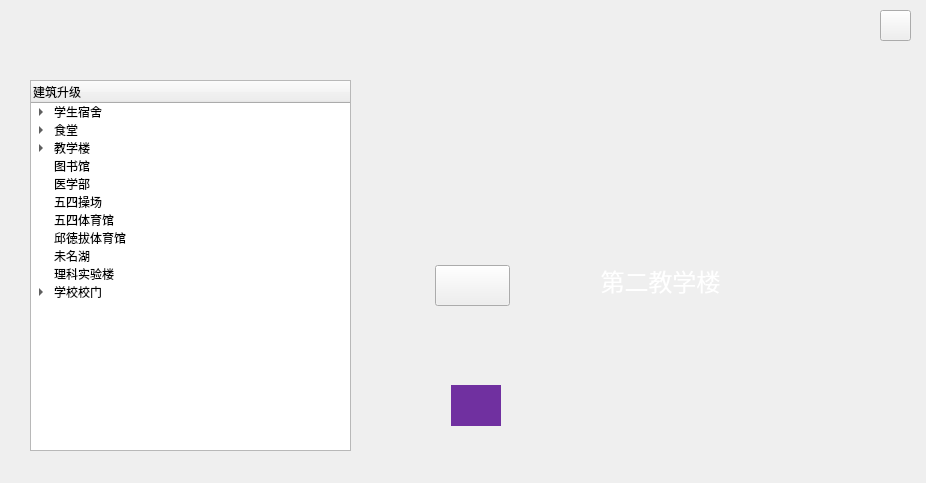
<?xml version="1.0" encoding="UTF-8"?>
<ui version="4.0">
 <class>buildings</class>
 <widget class="QWidget" name="buildings">
  <property name="geometry">
   <rect>
    <x>0</x>
    <y>0</y>
    <width>926</width>
    <height>483</height>
   </rect>
  </property>
  <property name="windowTitle">
   <string>Form</string>
  </property>
  <property name="styleSheet">
   <string notr="true">#buildings{
	border-image: url(:/new/pics/resouce/buildings/building_page.png);
}
#cover{
	background-color: rgb(31, 78, 121);
}
#pushButton{
    border-image:url(:/new/pics/resouce/exit_.png)
}
#pushButton:hover{
	border-image: url(:/new/pics/resouce/exit__click.png);
}
#picture{
	border-image: url(:/new/pics/resouce/buildings/image/southeastgate.png);
}
#level{
	background-color: rgb(112, 48, 160);
}
#l3{
	border-image: url(:/new/pics/resouce/buildings/level_3.png);
}
#l2{
	border-image: url(:/new/pics/resouce/buildings/level_2.png);
}
#back_img{
	border-image: url(:/new/pics/resouce/buildings/building_page.png);
}</string>
  </property>
  <widget class="QTreeWidget" name="treeWidget">
   <property name="geometry">
    <rect>
     <x>30</x>
     <y>80</y>
     <width>321</width>
     <height>371</height>
    </rect>
   </property>
   <property name="styleSheet">
    <string notr="true">#treeWidget{
}</string>
   </property>
   <column>
    <property name="text">
     <string>建筑升级</string>
    </property>
    <property name="background">
     <color>
      <red>31</red>
      <green>78</green>
      <blue>121</blue>
     </color>
    </property>
   </column>
   <item>
    <property name="text">
     <string>学生宿舍</string>
    </property>
    <item>
     <property name="text">
      <string>1号宿舍楼</string>
     </property>
    </item>
    <item>
     <property name="text">
      <string>2号宿舍楼</string>
     </property>
    </item>
    <item>
     <property name="text">
      <string>3号宿舍楼</string>
     </property>
    </item>
    <item>
     <property name="text">
      <string>4号宿舍楼</string>
     </property>
    </item>
    <item>
     <property name="text">
      <string>5号宿舍楼</string>
     </property>
    </item>
    <item>
     <property name="text">
      <string>6号宿舍楼</string>
     </property>
    </item>
    <item>
     <property name="text">
      <string>7号宿舍楼</string>
     </property>
    </item>
    <item>
     <property name="text">
      <string>8号宿舍楼</string>
     </property>
    </item>
    <item>
     <property name="text">
      <string>9号宿舍楼</string>
     </property>
    </item>
    <item>
     <property name="text">
      <string>10号宿舍楼</string>
     </property>
    </item>
    <item>
     <property name="text">
      <string>11号宿舍楼</string>
     </property>
    </item>
    <item>
     <property name="text">
      <string>12号宿舍楼</string>
     </property>
    </item>
    <item>
     <property name="text">
      <string>13号宿舍楼</string>
     </property>
    </item>
    <item>
     <property name="text">
      <string>14号宿舍楼</string>
     </property>
    </item>
    <item>
     <property name="text">
      <string>15号宿舍楼</string>
     </property>
    </item>
    <item>
     <property name="text">
      <string>16号宿舍楼</string>
     </property>
    </item>
    <item>
     <property name="text">
      <string>17号宿舍楼</string>
     </property>
    </item>
    <item>
     <property name="text">
      <string>18号宿舍楼</string>
     </property>
    </item>
    <item>
     <property name="text">
      <string>19号宿舍楼</string>
     </property>
    </item>
    <item>
     <property name="text">
      <string>20号宿舍楼</string>
     </property>
    </item>
    <item>
     <property name="text">
      <string>21号宿舍楼</string>
     </property>
    </item>
    <item>
     <property name="text">
      <string>22号宿舍楼</string>
     </property>
    </item>
    <item>
     <property name="text">
      <string>23号宿舍楼</string>
     </property>
    </item>
    <item>
     <property name="text">
      <string>24号宿舍楼</string>
     </property>
    </item>
    <item>
     <property name="text">
      <string>25号宿舍楼</string>
     </property>
    </item>
    <item>
     <property name="text">
      <string>26号宿舍楼</string>
     </property>
    </item>
    <item>
     <property name="text">
      <string>27号宿舍楼</string>
     </property>
    </item>
    <item>
     <property name="text">
      <string>28号宿舍楼</string>
     </property>
    </item>
    <item>
     <property name="text">
      <string>29号宿舍楼</string>
     </property>
    </item>
    <item>
     <property name="text">
      <string>30号宿舍楼</string>
     </property>
    </item>
    <item>
     <property name="text">
      <string>31号宿舍楼</string>
     </property>
    </item>
    <item>
     <property name="text">
      <string>32号宿舍楼</string>
     </property>
    </item>
    <item>
     <property name="text">
      <string>33号宿舍楼</string>
     </property>
    </item>
    <item>
     <property name="text">
      <string>34号宿舍楼</string>
     </property>
    </item>
    <item>
     <property name="text">
      <string>35号宿舍楼</string>
     </property>
    </item>
    <item>
     <property name="text">
      <string>36号宿舍楼</string>
     </property>
    </item>
    <item>
     <property name="text">
      <string>37号宿舍楼</string>
     </property>
    </item>
    <item>
     <property name="text">
      <string>38号宿舍楼</string>
     </property>
    </item>
    <item>
     <property name="text">
      <string>39号宿舍楼</string>
     </property>
    </item>
    <item>
     <property name="text">
      <string>40号宿舍楼</string>
     </property>
    </item>
    <item>
     <property name="text">
      <string>41号宿舍楼</string>
     </property>
    </item>
    <item>
     <property name="text">
      <string>42号宿舍楼</string>
     </property>
    </item>
    <item>
     <property name="text">
      <string>43号宿舍楼</string>
     </property>
    </item>
    <item>
     <property name="text">
      <string>44号宿舍楼</string>
     </property>
    </item>
    <item>
     <property name="text">
      <string>45号宿舍楼</string>
     </property>
    </item>
   </item>
   <item>
    <property name="text">
     <string>食堂</string>
    </property>
    <item>
     <property name="text">
      <string>农园食堂</string>
     </property>
    </item>
    <item>
     <property name="text">
      <string>艺院食堂</string>
     </property>
    </item>
    <item>
     <property name="text">
      <string>家园食堂</string>
     </property>
    </item>
    <item>
     <property name="text">
      <string>勺园食堂</string>
     </property>
    </item>
    <item>
     <property name="text">
      <string>学一食堂</string>
     </property>
    </item>
    <item>
     <property name="text">
      <string>学五食堂</string>
     </property>
    </item>
   </item>
   <item>
    <property name="text">
     <string>教学楼</string>
    </property>
    <item>
     <property name="text">
      <string>第一教学楼</string>
     </property>
    </item>
    <item>
     <property name="text">
      <string>第二教学楼</string>
     </property>
    </item>
    <item>
     <property name="text">
      <string>第三教学楼</string>
     </property>
    </item>
    <item>
     <property name="text">
      <string>第四教学楼</string>
     </property>
    </item>
    <item>
     <property name="text">
      <string>理科教学楼</string>
     </property>
    </item>
    <item>
     <property name="text">
      <string>文史楼</string>
     </property>
    </item>
    <item>
     <property name="text">
      <string>地学楼</string>
     </property>
    </item>
   </item>
   <item>
    <property name="text">
     <string>图书馆</string>
    </property>
   </item>
   <item>
    <property name="text">
     <string>医学部</string>
    </property>
   </item>
   <item>
    <property name="text">
     <string>五四操场</string>
    </property>
   </item>
   <item>
    <property name="text">
     <string>五四体育馆</string>
    </property>
   </item>
   <item>
    <property name="text">
     <string>邱徳拔体育馆</string>
    </property>
   </item>
   <item>
    <property name="text">
     <string>未名湖</string>
    </property>
   </item>
   <item>
    <property name="text">
     <string>理科实验楼</string>
    </property>
   </item>
   <item>
    <property name="text">
     <string>学校校门</string>
    </property>
    <item>
     <property name="text">
      <string>东门</string>
     </property>
    </item>
    <item>
     <property name="text">
      <string>南门</string>
     </property>
    </item>
    <item>
     <property name="text">
      <string>西门</string>
     </property>
    </item>
    <item>
     <property name="text">
      <string>西南门</string>
     </property>
    </item>
    <item>
     <property name="text">
      <string>东南门</string>
     </property>
    </item>
    <item>
     <property name="text">
      <string>东北门</string>
     </property>
    </item>
   </item>
  </widget>
  <widget class="QPushButton" name="pushButton">
   <property name="geometry">
    <rect>
     <x>880</x>
     <y>10</y>
     <width>31</width>
     <height>31</height>
    </rect>
   </property>
   <property name="text">
    <string/>
   </property>
  </widget>
  <widget class="QLabel" name="picture">
   <property name="geometry">
    <rect>
     <x>510</x>
     <y>80</y>
     <width>301</width>
     <height>161</height>
    </rect>
   </property>
   <property name="text">
    <string/>
   </property>
  </widget>
  <widget class="QLabel" name="level">
   <property name="geometry">
    <rect>
     <x>451</x>
     <y>385</y>
     <width>50</width>
     <height>41</height>
    </rect>
   </property>
   <property name="text">
    <string/>
   </property>
  </widget>
  <widget class="QPushButton" name="level_up">
   <property name="geometry">
    <rect>
     <x>435</x>
     <y>265</y>
     <width>75</width>
     <height>41</height>
    </rect>
   </property>
   <property name="styleSheet">
    <string notr="true">#level_up{
border-image: url(:/new/pics/resouce/buildings/l_up.png);
}
#level_up:hover{
	border-image: url(:/new/pics/resouce/buildings/l_up_c.png);
}
#level_up:pressed{
	border-image: url(:/new/pics/resouce/buildings/l_up_h.png);
}</string>
   </property>
   <property name="text">
    <string/>
   </property>
  </widget>
  <widget class="QLabel" name="name">
   <property name="geometry">
    <rect>
     <x>530</x>
     <y>260</y>
     <width>261</width>
     <height>41</height>
    </rect>
   </property>
   <property name="font">
    <font>
     <pointsize>18</pointsize>
    </font>
   </property>
   <property name="styleSheet">
    <string notr="true">#name{
	color: rgb(255, 255, 255);
}</string>
   </property>
   <property name="text">
    <string>第二教学楼</string>
   </property>
   <property name="alignment">
    <set>Qt::AlignCenter</set>
   </property>
  </widget>
  <widget class="QLabel" name="l3">
   <property name="geometry">
    <rect>
     <x>530</x>
     <y>310</y>
     <width>241</width>
     <height>45</height>
    </rect>
   </property>
   <property name="text">
    <string/>
   </property>
  </widget>
  <widget class="QLabel" name="l2">
   <property name="geometry">
    <rect>
     <x>530</x>
     <y>350</y>
     <width>241</width>
     <height>45</height>
    </rect>
   </property>
   <property name="text">
    <string/>
   </property>
  </widget>
  <widget class="QLabel" name="back_img">
   <property name="geometry">
    <rect>
     <x>0</x>
     <y>0</y>
     <width>926</width>
     <height>483</height>
    </rect>
   </property>
   <property name="text">
    <string/>
   </property>
  </widget>
  <zorder>back_img</zorder>
  <zorder>treeWidget</zorder>
  <zorder>pushButton</zorder>
  <zorder>picture</zorder>
  <zorder>level</zorder>
  <zorder>level_up</zorder>
  <zorder>name</zorder>
  <zorder>l3</zorder>
  <zorder>l2</zorder>
 </widget>
 <resources/>
 <connections/>
</ui>
